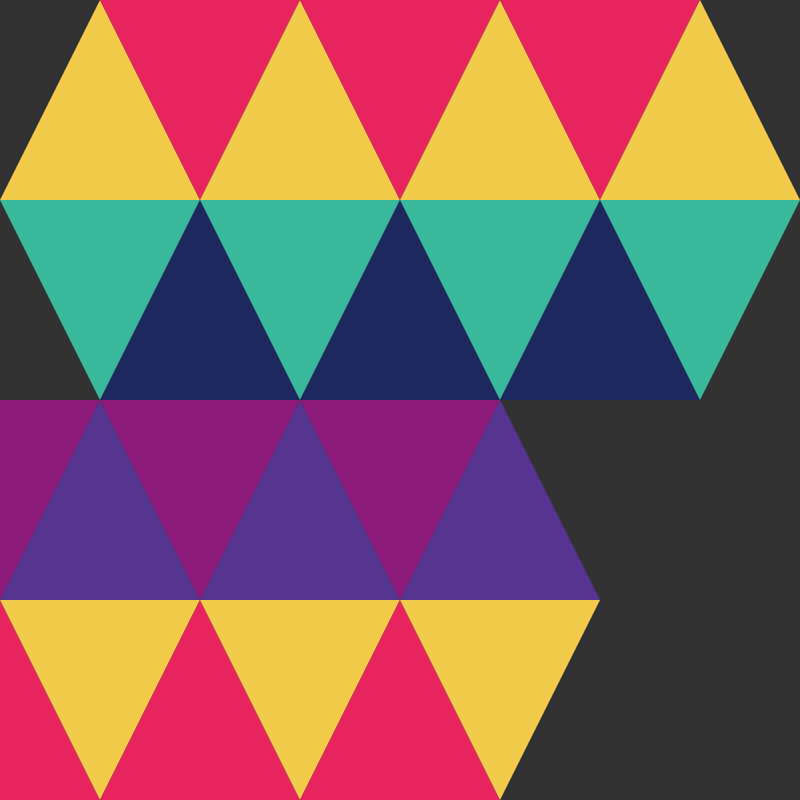
Frame 1 (no input)
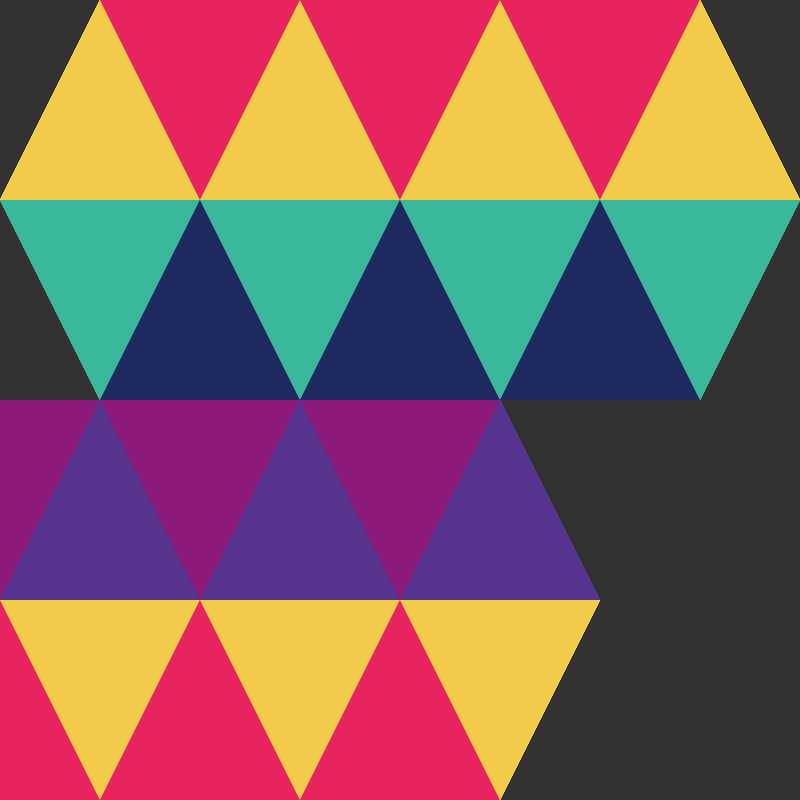
Frame 60 (no input)
Frame 120 (the mouse pressed at the canvas centre since frame 60): identical to frame 60, image omitted

The p5.js sketch that drew these frames (run headless with seeded random() and noise() and a simulated clock; from frame 60 on, the mouse is pressed at the canvas centre):

// p5.js sketch
// ── sketch.js
function setup() {
  
  createCanvas(800,800);
  background(50)
  
}

function draw() {
  
  fill(243,203,74)//第一排
  noStroke();
  triangle(0, 200, 100, 0, 200, 200);
  
  fill(231,044,093);
  noStroke();
  triangle(100, 0, 200, 200, 300, 0);
  
  fill(243,203,74);
  noStroke();
  triangle(200, 200, 300, 0, 400, 200);
  
  fill(231,044,093);
  noStroke();
  triangle(300, 0, 400, 200, 500, 0);
  
  fill(243,203,74)
  noStroke();
  triangle(400, 200, 500, 0, 600, 200);
  
  fill(231,044,093);
  noStroke();
  triangle(500, 0, 600, 200, 700, 0);
  
  fill(243,203,74);
  noStroke();
  triangle(600, 200, 700, 0, 800, 200);

  
  fill(072,184,156);//第二排
  noStroke();;
  triangle(0, 200, 100, 400, 200, 200);
  
  fill(30,42,95);
  noStroke();
  triangle(100, 400, 200, 200, 300, 400);
  
  fill(072,184,156)
  noStroke();;
  triangle(200, 200, 300, 400, 400, 200);
  
  fill(30,42,95);
  noStroke();
  triangle(300, 400, 400, 200, 500, 400);
  
  fill(072,184,156);
  noStroke();;
  triangle(400, 200, 500, 400, 600, 200);
  
  fill(30,42,95);
  noStroke();
  triangle(500, 400, 600, 200, 700, 400);
  
  fill(072,184,156)
  noStroke();
  triangle(600, 200, 700, 400, 800, 200);
   
  
  fill(141,26,121);//第三排
  noStroke();
  triangle(-200, 400, 0, 600, 100, 400);
  
  fill(87,52,144)
  noStroke();
  triangle(0, 600, 100, 400, 200, 600);
  
  fill(141,26,121);
  noStroke();
  triangle(100, 400, 200, 600, 300, 400);
  
  fill(87,52,144);
  noStroke();
  triangle(200, 600, 300, 400, 400, 600);
  
  fill(141,26,121);
  noStroke();
  triangle(300, 400, 400, 600, 500, 400);
  
  fill(87,52,144)
  noStroke();
  triangle(400, 600, 500, 400, 600, 600);
  
  
  fill(231,044,093)//第四排
  noStroke();
  triangle(-200, 800, 0, 600, 100, 800);
  
  fill(243,203,74);
  noStroke();
  triangle(0, 600, 100, 800, 200, 600);
  
  fill(231,044,093);
  noStroke();;
  triangle(100, 800, 200, 600, 300, 800);
  
  fill(243,203,74);
  noStroke();
  triangle(200, 600, 300, 800, 400, 600);
  
  fill(231,044,093)
  noStroke();
  triangle(300, 800, 400, 600, 500, 800);
  
  fill(243,203,74);
  noStroke();
  triangle(400, 600, 500, 800, 600, 600);
 
  
  
}
